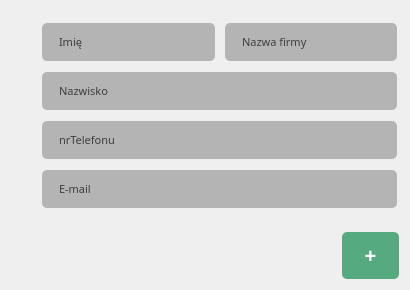
        <widget class="QWidget" name="buiss_Screen">
         <widget class="QWidget" name="layoutWidget_2">
          <property name="geometry">
           <rect>
            <x>40</x>
            <y>20</y>
            <width>359</width>
            <height>193</height>
           </rect>
          </property>
          <layout class="QVBoxLayout" name="verticalLayout_3">
           <item>
            <layout class="QHBoxLayout" name="horizontalLayout_4">
             <item>
              <widget class="QLineEdit" name="imieBuiss_Input">
               <property name="font">
                <font>
                 <family>e-Ukraine</family>
                 <pointsize>8</pointsize>
                 <fontweight>ExtraLight</fontweight>
                </font>
               </property>
               <property name="styleSheet">
                <string notr="true">QLineEdit{
	background-color:rgb(180, 180, 180);
	                             margin: 2px; 
								color:rgb(255, 255, 255);
                               padding: 10px 15px; 
                         border-radius: 5px; 
;}
                         QLineEdit:textEdited { 

                         } 
                         QLineEdit:pressed { 
                         background-color: rgb(234, 234, 234); 
						color:rgb(61, 61, 61);                         }</string>
               </property>
               <property name="text">
                <string>Imię</string>
               </property>
              </widget>
             </item>
             <item>
              <widget class="QLineEdit" name="companyInput">
               <property name="font">
                <font>
                 <family>e-Ukraine</family>
                 <pointsize>8</pointsize>
                 <fontweight>ExtraLight</fontweight>
                </font>
               </property>
               <property name="styleSheet">
                <string notr="true">QLineEdit{
	background-color:rgb(180, 180, 180);
	                             margin: 2px; 
								color:rgb(255, 255, 255);
                               padding: 10px 15px; 
                         border-radius: 5px; 
;}
                         QLineEdit:textEdited { 

                         } 
                         QLineEdit:pressed { 
                         background-color: rgb(234, 234, 234); 
						color:rgb(61, 61, 61);                         }</string>
               </property>
               <property name="text">
                <string>Nazwa firmy</string>
               </property>
              </widget>
             </item>
            </layout>
           </item>
           <item>
            <widget class="QLineEdit" name="nazwiskoBuiss_Input">
             <property name="font">
              <font>
               <family>e-Ukraine</family>
               <pointsize>8</pointsize>
               <fontweight>ExtraLight</fontweight>
              </font>
             </property>
             <property name="styleSheet">
              <string notr="true">QLineEdit{
	background-color:rgb(180, 180, 180);
	                             margin: 2px; 
								color:rgb(255, 255, 255);
                               padding: 10px 15px; 
                         border-radius: 5px; 
;}
                         QLineEdit:textEdited { 

                         } 
                         QLineEdit:pressed { 
                         background-color: rgb(234, 234, 234); 
						color:rgb(61, 61, 61);                         }</string>
             </property>
             <property name="text">
              <string>Nazwisko</string>
             </property>
            </widget>
           </item>
           <item>
            <widget class="QLineEdit" name="nrTelBuiss_Input">
             <property name="font">
              <font>
               <family>e-Ukraine</family>
               <pointsize>8</pointsize>
               <fontweight>ExtraLight</fontweight>
              </font>
             </property>
             <property name="styleSheet">
              <string notr="true">QLineEdit{
	background-color:rgb(180, 180, 180);
	                             margin: 2px; 
								color:rgb(255, 255, 255);
                               padding: 10px 15px; 
                         border-radius: 5px; 
;}
                         QLineEdit:textEdited { 

                         } 
                         QLineEdit:pressed { 
                         background-color: rgb(234, 234, 234); 
						color:rgb(61, 61, 61);                         }</string>
             </property>
             <property name="text">
              <string>nrTelefonu</string>
             </property>
            </widget>
           </item>
           <item>
            <widget class="QLineEdit" name="emailBuiss_Input">
             <property name="font">
              <font>
               <family>e-Ukraine</family>
               <pointsize>8</pointsize>
               <fontweight>ExtraLight</fontweight>
              </font>
             </property>
             <property name="styleSheet">
              <string notr="true">QLineEdit{
	background-color:rgb(180, 180, 180);
	                             margin: 2px; 
								color:rgb(255, 255, 255);
                               padding: 10px 15px; 
                         border-radius: 5px; 
;}
                         QLineEdit:textEdited { 

                         } 
                         QLineEdit:pressed { 
                         background-color: rgb(234, 234, 234); 
						color:rgb(61, 61, 61);                         }</string>
             </property>
             <property name="text">
              <string>E-mail</string>
             </property>
            </widget>
           </item>
          </layout>
         </widget>
         <widget class="QPushButton" name="utworzBuiss_B2N">
          <property name="geometry">
           <rect>
            <x>340</x>
            <y>230</y>
            <width>61</width>
            <height>51</height>
           </rect>
          </property>
          <property name="font">
           <font>
            <pointsize>15</pointsize>
            <bold>true</bold>
           </font>
          </property>
          <property name="styleSheet">
           <string notr="true">QPushButton{
	background-color:rgb(85, 170, 127);
	                             margin: 2px; 
								color:rgb(255, 255, 255);
                               padding: 10px 15px; 
                         border-radius: 5px; 
;}
                         QPushButton:hover{
 	background-color:rgb(94, 189, 140);


                         } 
                         QLineEdit:pressed { 
                         background-color: rgb(113, 226, 167); 
						color:rgb(61, 61, 61);                         }</string>
          </property>
          <property name="text">
           <string>+</string>
          </property>
         </widget>
        </widget>
